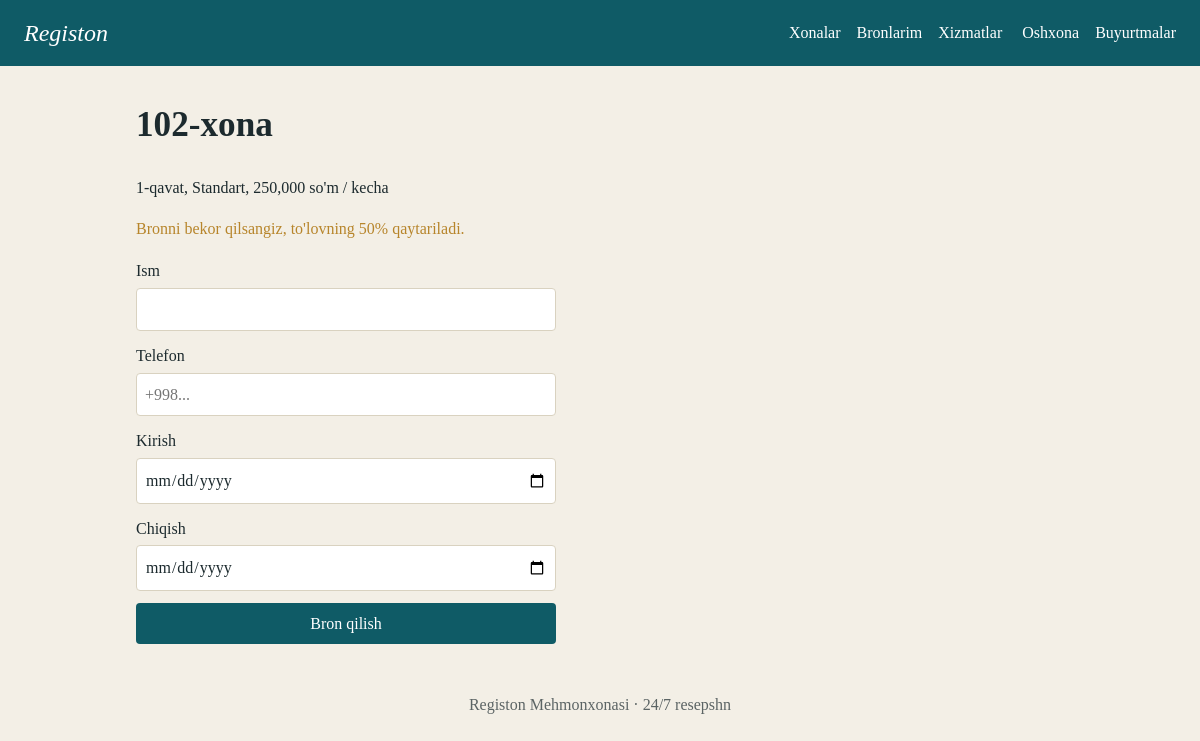
The page /book/102 on the database its author committed.
### tables this page shows
CREATE TABLE rooms(number INTEGER PRIMARY KEY, floor INT, type TEXT, price INT);

### app.py (the view, shortened to what this page needs)
@app.route("/book/<int:n>", methods=["GET", "POST"])
def book(n):
    r = db().execute("SELECT * FROM rooms WHERE number=?", (n,)).fetchone()
    return render_template("book.html", r=r, today=date.today())

### app.py (called while the page is built)
def db():
    if "db" not in g:
        g.db = sqlite3.connect(DB); g.db.row_factory = sqlite3.Row
    return g.db

@app.teardown_appcontext
def close(e):
    d = g.pop("db", None)
    if d: d.close()

### templates/book.html
{% extends "base.html" %}{% block c %}
<h1>{{ r.number }}-xona</h1><p>{{ r.floor }}-qavat, {{ r.type }}, {{ '{:,}'.format(r.price) }} so'm / kecha</p>
<p class="note">Bronni bekor qilsangiz, to'lovning 50% qaytariladi.</p>
<form class="col" method="post">
<label>Ism <input name="name" required></label>
<label>Telefon <input name="phone" required placeholder="+998..."></label>
<label>Kirish <input type="date" name="cin" min="{{today}}" required></label>
<label>Chiqish <input type="date" name="cout" min="{{today}}" required></label>
<button>Bron qilish</button></form>{% endblock %}

### static/style.css (style rules this page uses)
:root { --bg:#f3efe6;--ink:#1c2a2e;--teal:#0f5b66;--gold:#b7852b;--card:#fff;--line:#d9d2c0 }
* { box-sizing:border-box }
body { margin:0;background:var(--bg);color:var(--ink);font:16px/1.6 Georgia,serif }
h1 { font-size:2.2rem;margin:.2em 0 .6em }
.btn,button { background:var(--teal);color:#fff;border:0;padding:8px 14px;border-radius:4px;font:inherit;cursor:pointer;text-decoration:none;text-align:center }
.row,.col { display:flex;gap:12px }
.col { flex-direction:column;max-width:420px }
label { display:flex;flex-direction:column;gap:4px }
input,select { padding:8px;font:inherit;border:1px solid var(--line);border-radius:4px;background:var(--card);color:var(--ink) }
.note { color:var(--gold) }

### rows shown on the page
rooms: number "102", floor "1", type "Standart", price "250,000"
